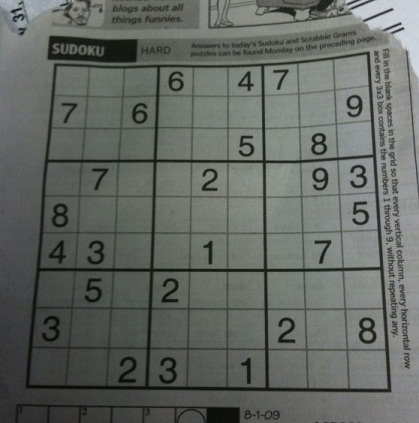
#> input picture lab/test.jpg, 419 x 423 px
$ jupyter execute lab2_100514352.ipynb   (Python 2 division)
#> lines starting #> are read from the running program, lines starting #| are printed output that depends on the picture
[cell 1]
# filter.py
import argparse
import cv2
import numpy as np
from matplotlib import pyplot as plt
from scipy import signal

[cell 2]
def selectFilter(img, task):
    if (task == 1):
        return filter1(img)
    elif (task == 2):
        return filter2(img)
    elif (task == 3):
        return filter3(img)
    elif (task == 4):
        return filter4(img)
    elif (task == 5):
        return filter5(img)

def process_img1(imgfile, task):
    print 'Opening ', imgfile
    img = cv2.imread(imgfile)
    img = cv2.cvtColor(img, cv2.COLOR_BGR2RGB)

    # You should implement your functionality in filter function
    filtered_img = selectFilter(img, task)

    cv2.imshow('Input image',img)
    cv2.imshow('Filtered image',filtered_img)

    print 'Press any key to proceed'
    cv2.waitKey(0)
    cv2.destroyAllWindows()


def process_img2(imgfile, task):
#> called with imgfile = 'test.jpg', task = 1
    print 'Opening ', imgfile
    img = cv2.imread(imgfile)
#> img is the input picture: shape (423, 419, 3); mean B, G, R 98.9, 103.6, 99.4
    img = cv2.cvtColor(img, cv2.COLOR_BGR2RGB)

    # You should implement your functionality in filter function
    filtered_img = selectFilter(img, task)

    # You should implement your functionality in filter function
    plt.figure(figsize=(11,15))

    plt.subplot(121)
    plt.imshow(img)
    plt.title('Input image')
    plt.xticks([]), plt.yticks([])

    plt.subplot(122)
    plt.imshow(filtered_img, cmap = 'gray')
    plt.title('Filtered image')
    plt.xticks([]), plt.yticks([])

    plt.show()

# Task 1

[cell 3]
def filter1(img):
    # Complete this method according to the tasks listed in the lab handout.
    # task 1
    img = cv2.cvtColor(img, cv2.COLOR_RGB2GRAY)
#> img: shape (423, 419)
    n = 111
    mean =  np.array([0, 0])
    mean = mean.reshape(2,1)
    cov = np.array([[20,0],[0,20]])
    g2d_kernel, xc, yc = gaussian2_n(mean, cov, 11)
    g2d_kernel_normalized = g2d_kernel / np.sum(g2d_kernel)
    img = signal.convolve2d(img, g2d_kernel_normalized, mode='same', boundary='fill')
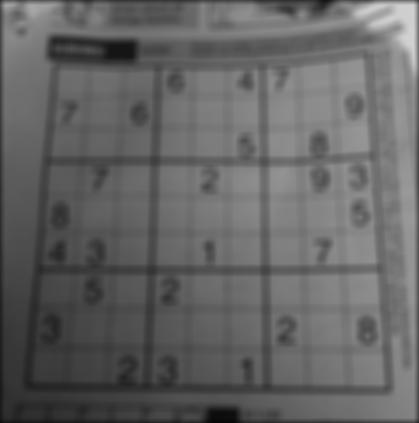
#> img: shape (423, 419) float64; min 7.43, max 209.5, mean 100.6

    return img

def gaussian2_xy(mean, cov, xy):
    invcov = np.linalg.inv(cov)
    results = np.ones([xy.shape[0], xy.shape[1]])
    for x in range(0, xy.shape[0]):
        for y in range(0, xy.shape[1]):
            v = xy[x,y,:].reshape(2,1) - mean
            results[x,y] = np.dot(np.dot(np.transpose(v), invcov), v)
    results = np.exp( - results / 2 )
    return results

def gaussian2_n(mean, cov, n):
    s = int(n/2)
    x = np.linspace(-s,s,n)
    y = np.linspace(-s,s,n)
    xc, yc = np.meshgrid(x, y)
    xy = np.zeros([n, n, 2])
    xy[:,:,0] = xc
    xy[:,:,1] = yc

    return gaussian2_xy(mean, cov, xy), xc, yc

if __name__ == '__main__':
    parser = argparse.ArgumentParser(description='CSCI 4220U Lab 2.')
    parser.add_argument('--use-plotlib', action='store_true', help='If specified uses matplotlib for displaying images.')
    parser.add_argument('--task', action='store', type=int)
    parser.add_argument('imgfile', help='Image file')
    args = parser.parse_args(['--use-plotlib', '--task=1','test.jpg'])

    if args.use_plotlib:
        process_img2(args.imgfile, args.task)
#> in process_img2, `plt.show()`:
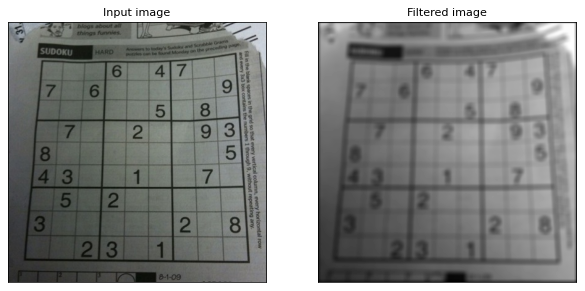
#> figure drawn by matplotlib, 2 panels
#> call 2 of process_img2, with imgfile = 'test.jpg', task = 2
    else:
        process_img1(args.imgfile, args.task)

# Task 2

[cell 4]
def filter2(img):
    # Complete this method according to the tasks listed in the lab handout.
    # task 2
    img = cv2.cvtColor(img, cv2.COLOR_RGB2GRAY)
    sobel_x = np.array([[1,2,1], [0,0,0], [-1,-2,-1]], dtype='float32')
    img = signal.convolve2d(img, sobel_x, mode='same')
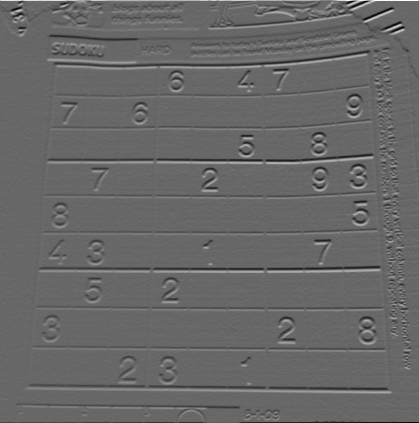
#> img: shape (423, 419) float32; min -577, max 835, mean -0.5; drawn with min black and max white

    return img

if __name__ == '__main__':
    parser = argparse.ArgumentParser(description='CSCI 4220U Lab 2.')
    parser.add_argument('--use-plotlib', action='store_true', help='If specified uses matplotlib for displaying images.')
    parser.add_argument('--task', action='store', type=int)
    parser.add_argument('imgfile', help='Image file')
    args = parser.parse_args(['--use-plotlib', '--task=2','test.jpg'])

    if args.use_plotlib:
        process_img2(args.imgfile, args.task)
#> in process_img2 (call 2), `plt.show()`:
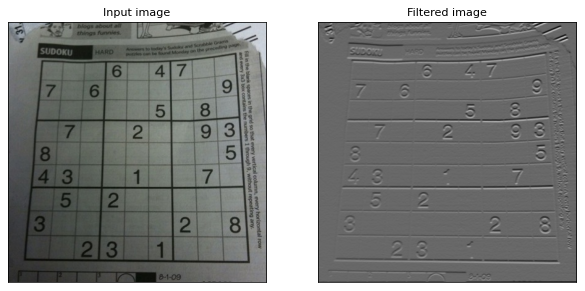
#> figure drawn by matplotlib, 2 panels
    else:
        process_img1(args.imgfile, args.task)

# Task 3

[cell 5]
def filter3(img):
    # Complete this method according to the tasks listed in the lab handout.
    # task 3
    img = cv2.cvtColor(img, cv2.COLOR_RGB2GRAY)
    sobel_y = np.array([[1,0,-1], [2,0,-2], [1,0,-1]], dtype='float32')
    img = signal.convolve2d(img, sobel_y, mode='same')
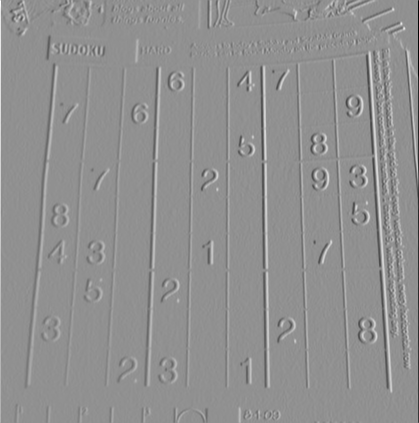
#> img: shape (423, 419) float32; min -860, max 655, mean 0.7; drawn with min black and max white

    return img

if __name__ == '__main__':
    parser = argparse.ArgumentParser(description='CSCI 4220U Lab 2.')
    parser.add_argument('--use-plotlib', action='store_true', help='If specified uses matplotlib for displaying images.')
    parser.add_argument('--task', action='store', type=int)
    parser.add_argument('imgfile', help='Image file')
    args = parser.parse_args(['--use-plotlib', '--task=3','test.jpg'])

    if args.use_plotlib:
        process_img2(args.imgfile, args.task)
    else:
        process_img1(args.imgfile, args.task)

# Task 4

[cell 6]
def filter4(img):
    # Complete this method according to the tasks listed in the lab handout.
    # task 4
    img = cv2.cvtColor(img, cv2.COLOR_RGB2GRAY)


    sobel_x = np.array([[1,2,1], [0,0,0], [-1,-2,-1]], dtype='float32')
    sobel_y = np.array([[1,0,-1], [2,0,-2], [1,0,-1]], dtype='float32')

    img_x = signal.convolve2d(img, sobel_x, mode='same')
    img_y = signal.convolve2d(img, sobel_y, mode='same')

    img = np.sqrt((np.square(img_x) + np.square(img_y)))
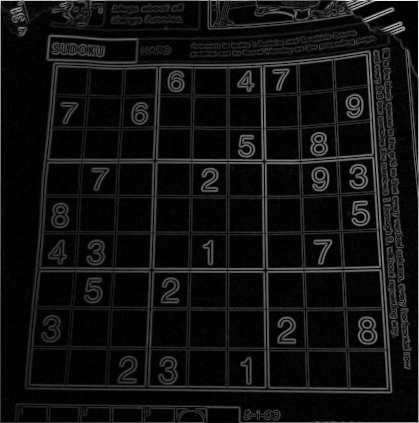
#> img: shape (423, 419) float32; min 0, max 871.2, mean 62.5; drawn with min black and max white

    return img

if __name__ == '__main__':
    parser = argparse.ArgumentParser(description='CSCI 4220U Lab 2.')
    parser.add_argument('--use-plotlib', action='store_true', help='If specified uses matplotlib for displaying images.')
    parser.add_argument('--task', action='store', type=int)
    parser.add_argument('imgfile', help='Image file')
    args = parser.parse_args(['--use-plotlib', '--task=4','test.jpg'])

    if args.use_plotlib:
        process_img2(args.imgfile, args.task)
    else:
        process_img1(args.imgfile, args.task)

# Task 5

[cell 7]
def filter5(img):
    # Complete this method according to the tasks listed in the lab handout.
    # task 2
    img = cv2.cvtColor(img, cv2.COLOR_RGB2GRAY)

    avg = np.array([[-2, -1, 0], [-1,1,1], [0,1,2]], dtype='float32')
    img = signal.convolve2d(img, avg, mode='same')
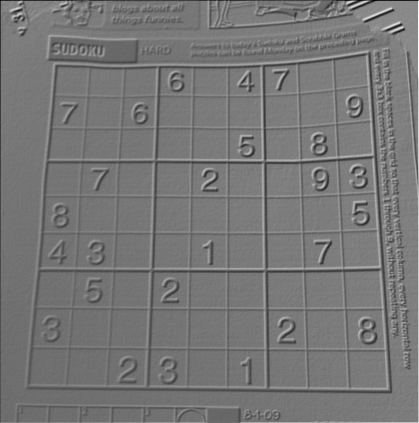
#> img: shape (423, 419) float32; min -565, max 862, mean 101.7; drawn with min black and max white

    return img

if __name__ == '__main__':
    parser = argparse.ArgumentParser(description='CSCI 4220U Lab 2.')
    parser.add_argument('--use-plotlib', action='store_true', help='If specified uses matplotlib for displaying images.')
    parser.add_argument('--task', action='store', type=int)
    parser.add_argument('imgfile', help='Image file')
    args = parser.parse_args(['--use-plotlib', '--task=5','test.jpg'])

    if args.use_plotlib:
        process_img2(args.imgfile, args.task)
    else:
        process_img1(args.imgfile, args.task)

$ run again, with lab/cn-tower-2.jpg copied over lab/test.jpg
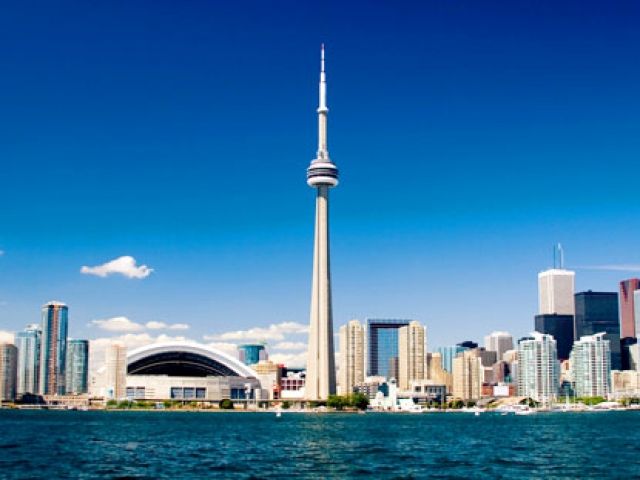
#> input picture lab/cn-tower-2.jpg, 640 x 480 px
#> in process_img2, img is the input picture: shape (480, 640, 3); mean B, G, R 163.7, 115.2, 53
#> in filter4, `img = np.sqrt((np.square(img_x) + np.square(img_y)))`:
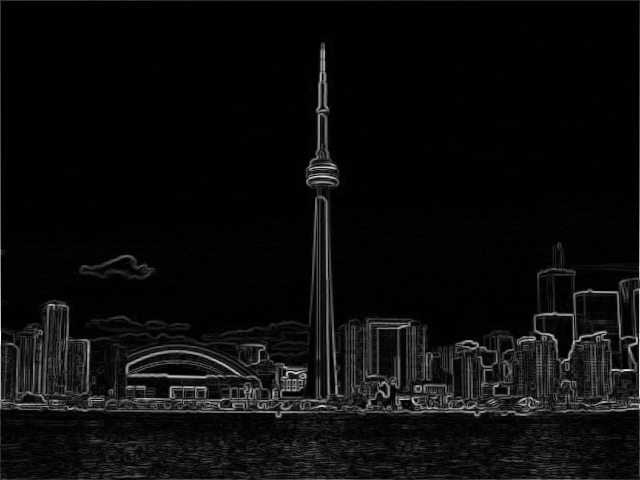
#> img: shape (480, 640) float32; min 0, max 977.1, mean 46; drawn with min black and max white
#> in filter5, `img = signal.convolve2d(img, avg, mode='same')`:
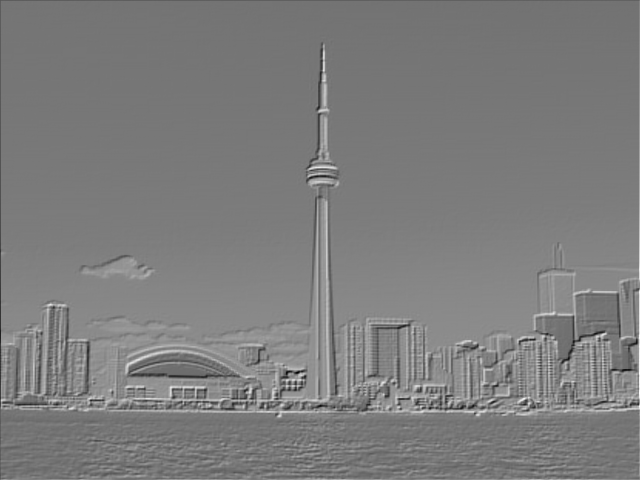
#> img: shape (480, 640) float32; min -697, max 928, mean 102; drawn with min black and max white
